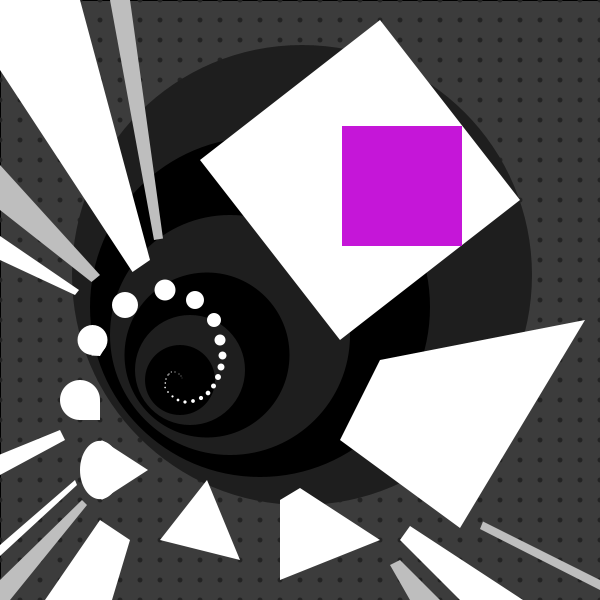
Frame 1 (no input)
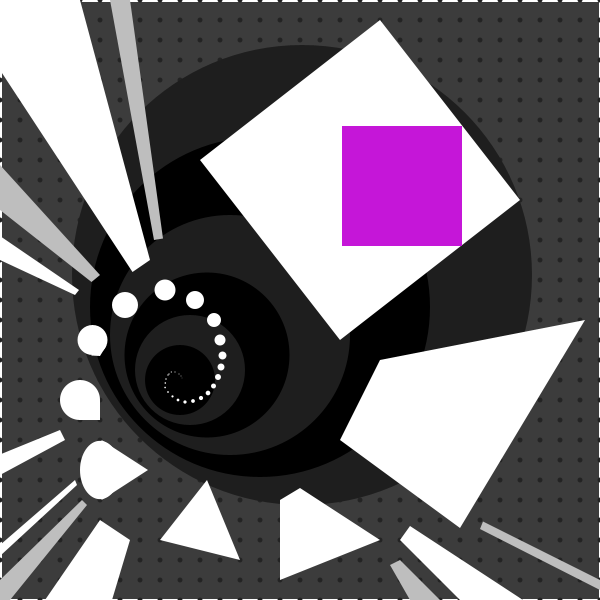
Frame 60 (the mouse pressed at the canvas centre just before this capture)
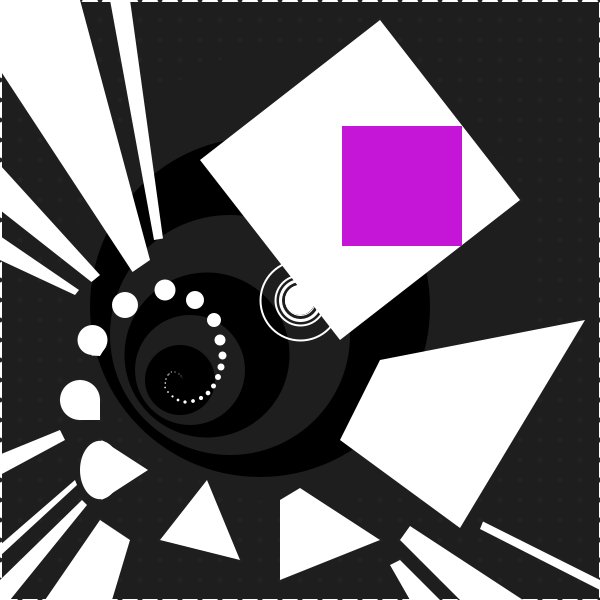
Frame 120 (the mouse held since frame 60 and released just before this capture)

The Processing sketch that drew these frames (run headless with seeded random() and noise(); from frame 60 on, the mouse is pressed at the canvas centre):

// Processing sketch: processing_14342
// ── processing_14342.pde

float x = 0.0;
float y = 0.0;
float easing = 0.1;//0.0 -1

PFont font;
String letters = "";


void setup() {
  size(600, 600);
  smooth();
}

void draw() {





  //background
  {
    float mapColor = map(mouseX, 600,0, 0,60);
    fill(mapColor);
    rect(0,0, width, height);
  }



  //dot
  for (int y = 0; y <= height; y += 20) {
    for (int x = 0; x <= width; x += 20) {
      fill(35);
      noStroke();
      ellipse(x, y, 5, 5);
    }
  } 







  //bgcircle
  noStroke();
  smooth();
  fill(30);
  ellipse(302,275,460,460);
  fill(0);
  ellipse(260,307,340,340);
  fill(30);
  ellipse(230,335,240,240);
  fill(0);
  ellipse(207,355,165,165);
  fill(30);
  ellipse(190,370,110,110);
  fill(0);//
  ellipse(180,380,70,70);





  //object
  smooth();
  fill(255);

  noStroke();
  //1
  {
    if (mousePressed == true) {
      if (mouseButton == LEFT)
        fill(251,227,255);
      else if (mouseButton == RIGHT)
        fill(148,209,32);
    }
    else {
      fill(255);
    }
    quad(380,360,585,320,460,528,340,440);
    triangle(207,480,240,560,160,540);
    triangle(100,400,100,420,80,420);
    ellipse(80,400,40,40);
    ellipse(125,305,26,26);
    ellipse(195,300,18,18);
    ellipse(220,340,11,11);
    ellipse(221,367,7,7);
    ellipse(213.5,386,5,5);
    ellipse(201,398,4.2,4.2);
    ellipse(185,402,3.3,3.3);
    ellipse(172.5,396.4,2.2,2.2);
    ellipse(165.1,387.5,1.7,1.7);
    ellipse(166,379,1.5,1.5);
    ellipse(169,374,1.3,1.3);
    ellipse(175,372,1.1,1.1);
    ellipse(181,376,0.9,0.9);
  }





  //2
  {
    if (mousePressed == true) {
      if (mouseButton == LEFT)
        fill(197,22,216);
      else if (mouseButton == RIGHT)
        fill(255,252,227);
    }
    else {
      fill(255);
    }
    quad(380,20,520,200,340,340,200,160);
    quad(280,500,300,488,380,540,280,580);
    triangle(101.6,440,148,470,101.6,500);
    ellipse(100,470,40,58.4);
    triangle(106.5,345.5,100,356,91,355.5);
    ellipse(92.5,340,30,30);
    ellipse(165,290,21,21);
    ellipse(214,320,14,14);
    ellipse(222.5,355.5,8,8);
    ellipse(218,377,6,6);
    ellipse(208,393,4.7,4.7);
    ellipse(193,401,3.8,3.8);
    ellipse(178,400,2.8,2.8);
    ellipse(168,392,1.8,1.8);
    ellipse(165.3,383,1.6,1.6);
    ellipse(168,375,1.4,1.4);
    ellipse(171.3,372,1.2,1.2);
    ellipse(179,374,1,1);
    ellipse(182,378,0.6,0.6);
  }








  //layout1
  {
    if (mousePressed == true) {
      if (mouseButton == LEFT)
        fill(197,22,216);
      else if (mouseButton == RIGHT)
        fill(29,58,1);
    }
    else {
      fill(190);
    }
    quad(110,0,130,0,163,238.5,154,240);
    quad(0,210,0,165,100,275,91.5,282);
    quad(82,500,87,505,10,600,0,580);
    quad(0,580,10,580,10,600,0,600);
    quad(390,565,400,560,440,600,410,600);
    quad(483,521.5,600,580,600,590,480,529);
  }

  //layout2
  {
    if (mousePressed == true) {
      if (mouseButton == LEFT)
        fill(80,0,91);
      else if (mouseButton == RIGHT)
        fill(148,209,3);
    }
    else {
      fill(255);
    }
    quad(0,0,80,0,80,70,0,70);
    quad(0,70,80,0,150,260,132.5,272);
    quad(0,260,0,236,79,290,75,295);
    quad(0,454.5,60,430,65,440,0,475);
    quad(400,540,410,526,523,600,460,600);
    quad(75,480,77,485,0,556,0,545);
    quad(100,520,130,540,112,600,45,600);
  }


  //mouseover
  {
    noStroke();
    noFill();
    int x =342;
    int y =126;
    int w =120;
    int h =120;
    if((mouseX > x) && (mouseX < x + w) && (mouseY > y) && (mouseY < y + h)) {
      fill(148,209,32);
    }
    else {
      fill(197,22,216);
    }
    rect(x,y,w,h);
  }








  //text
  fill(0);
  {
    text(letters, 280, 100, 160, 160);
    text(letters, 380, 360, 120, 112);
    text(letters, 285, 500, 40, 71);
    text(letters, 188, 500, 30, 50);
    text(letters, 85, 445, 35, 50);
    text(letters, 67, 385, 30, 30);
    text(letters, 83, 324, 25, 30);

    if( keyPressed == true ) {
      letters = letters + key;
    }
  }






  //easing
  float targetX = mouseX;
  float targetY = mouseY;
  x += (targetX- x)*easing;
  y += (targetY- y)*easing;
  noFill();
  stroke(255);
  strokeWeight(2);
  ellipse(mouseX,mouseY,80,80);
  ellipse(mouseX,mouseY,50,50);
  strokeWeight(3);
  ellipse(mouseX,mouseY,40,40);
  strokeWeight(1);
  ellipse(x,y,20,20);
  fill(255);
  ellipse(mouseX,mouseY,30,30);
  strokeWeight(3);
  ellipse(x,y,10,10);
}
